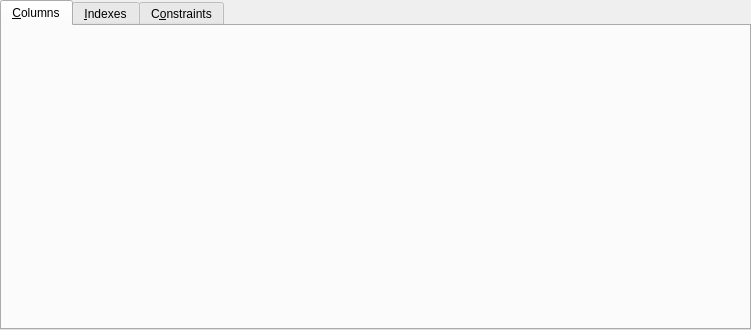
<ui version="4.0" >
 <class>toDescribe</class>
 <widget class="QDialog" name="toDescribe" >
  <property name="geometry" >
   <rect>
    <x>0</x>
    <y>0</y>
    <width>751</width>
    <height>330</height>
   </rect>
  </property>
  <property name="windowTitle" >
   <string>Describe</string>
  </property>
  <layout class="QGridLayout" name="gridLayout" >
   <property name="margin" >
    <number>0</number>
   </property>
   <property name="spacing" >
    <number>0</number>
   </property>
   <item row="0" column="0" >
    <widget class="QTabWidget" name="indexesWidget" >
     <property name="currentIndex" >
      <number>0</number>
     </property>
     <widget class="QWidget" name="columnsTab" >
      <attribute name="title" >
       <string>&amp;Columns</string>
      </attribute>
      <layout class="QGridLayout" name="gridLayout_2" >
       <item row="0" column="0" >
        <widget class="toResultCols" native="1" name="columnsWidget" />
       </item>
      </layout>
     </widget>
     <widget class="QWidget" name="indexesTab" >
      <attribute name="title" >
       <string>&amp;Indexes</string>
      </attribute>
      <layout class="QGridLayout" name="gridLayout_3" >
       <item row="0" column="0" >
        <widget class="toResultTableView" name="indexView" />
       </item>
      </layout>
     </widget>
     <widget class="QWidget" name="constraintsTab" >
      <attribute name="title" >
       <string>C&amp;onstraints</string>
      </attribute>
      <layout class="QGridLayout" name="gridLayout_4" >
       <item row="0" column="0" >
        <widget class="toResultTableView" name="constraintsView" />
       </item>
      </layout>
     </widget>
    </widget>
   </item>
  </layout>
 </widget>
 <customwidgets>
  <customwidget>
   <class>toResultCols</class>
   <extends>QWidget</extends>
   <header location="global" >toresultcols.h</header>
   <container>1</container>
  </customwidget>
  <customwidget>
   <class>toResultTableView</class>
   <extends>QTableView</extends>
   <header location="global" >toresulttableview.h</header>
  </customwidget>
 </customwidgets>
 <resources/>
 <connections/>
</ui>
